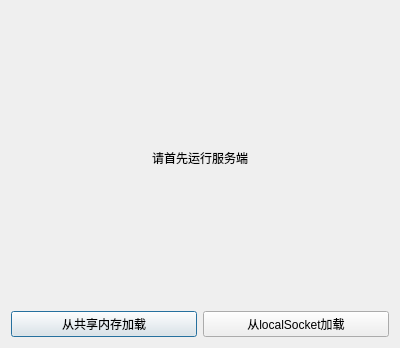
<?xml version="1.0" encoding="UTF-8"?>
<ui version="4.0">
 <class>Dialog</class>
 <widget class="QDialog" name="Dialog">
  <property name="geometry">
   <rect>
    <x>0</x>
    <y>0</y>
    <width>400</width>
    <height>348</height>
   </rect>
  </property>
  <property name="windowTitle">
   <string>ipcClient</string>
  </property>
  <layout class="QVBoxLayout" name="verticalLayout">
   <item>
    <widget class="QLabel" name="imageLabel">
     <property name="sizePolicy">
      <sizepolicy hsizetype="Preferred" vsizetype="Expanding">
       <horstretch>0</horstretch>
       <verstretch>0</verstretch>
      </sizepolicy>
     </property>
     <property name="text">
      <string>请首先运行服务端</string>
     </property>
     <property name="alignment">
      <set>Qt::AlignCenter</set>
     </property>
    </widget>
   </item>
   <item>
    <layout class="QHBoxLayout" name="horizontalLayout">
     <item>
      <widget class="QPushButton" name="shareMemPB">
       <property name="text">
        <string>从共享内存加载</string>
       </property>
      </widget>
     </item>
     <item>
      <widget class="QPushButton" name="localSockPB">
       <property name="text">
        <string>从localSocket加载</string>
       </property>
      </widget>
     </item>
    </layout>
   </item>
  </layout>
 </widget>
 <resources/>
 <connections/>
</ui>
